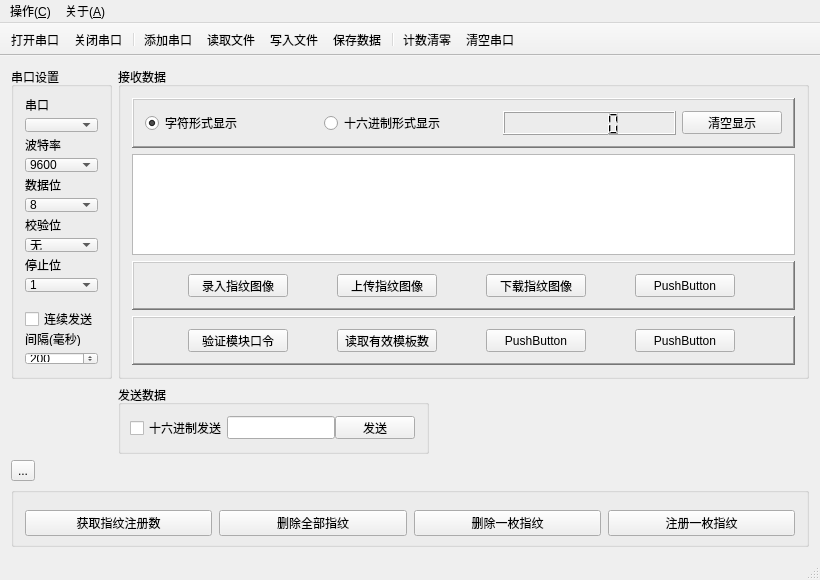
<?xml version="1.0" encoding="UTF-8"?>
<ui version="4.0">
 <class>MainWindow</class>
 <widget class="QMainWindow" name="MainWindow">
  <property name="enabled">
   <bool>true</bool>
  </property>
  <property name="geometry">
   <rect>
    <x>0</x>
    <y>0</y>
    <width>820</width>
    <height>580</height>
   </rect>
  </property>
  <property name="minimumSize">
   <size>
    <width>820</width>
    <height>580</height>
   </size>
  </property>
  <property name="font">
   <font>
    <family>Times New Roman</family>
    <pointsize>9</pointsize>
   </font>
  </property>
  <property name="cursor">
   <cursorShape>PointingHandCursor</cursorShape>
  </property>
  <property name="contextMenuPolicy">
   <enum>Qt::NoContextMenu</enum>
  </property>
  <property name="windowTitle">
   <string>HwFinger指纹模块调试助手V1.0</string>
  </property>
  <property name="styleSheet">
   <string notr="true">QDialog{background:rgb(229, 255, 239)}
QStatusBar{background:url(:/images/header.bmp)}
QPushButton{background:url(:/images/header.bmp)}
QLCDNumber{background:url(:/images/lcd.bmp)}








</string>
  </property>
  <property name="iconSize">
   <size>
    <width>16</width>
    <height>16</height>
   </size>
  </property>
  <property name="toolButtonStyle">
   <enum>Qt::ToolButtonTextBesideIcon</enum>
  </property>
  <property name="animated">
   <bool>true</bool>
  </property>
  <widget class="QWidget" name="centralWidget">
   <layout class="QFormLayout" name="formLayout">
    <item row="0" column="0">
     <widget class="QGroupBox" name="groupBox">
      <property name="styleSheet">
       <string notr="true"/>
      </property>
      <property name="title">
       <string>串口设置</string>
      </property>
      <property name="flat">
       <bool>false</bool>
      </property>
      <layout class="QGridLayout" name="gridLayout">
       <item row="0" column="0">
        <widget class="QLabel" name="label">
         <property name="sizePolicy">
          <sizepolicy hsizetype="Preferred" vsizetype="Fixed">
           <horstretch>0</horstretch>
           <verstretch>0</verstretch>
          </sizepolicy>
         </property>
         <property name="text">
          <string>串口</string>
         </property>
        </widget>
       </item>
       <item row="1" column="0" colspan="2">
        <widget class="QComboBox" name="portNameComboBox"/>
       </item>
       <item row="2" column="0" colspan="2">
        <widget class="QLabel" name="label_2">
         <property name="sizePolicy">
          <sizepolicy hsizetype="Preferred" vsizetype="Fixed">
           <horstretch>0</horstretch>
           <verstretch>0</verstretch>
          </sizepolicy>
         </property>
         <property name="text">
          <string>波特率</string>
         </property>
        </widget>
       </item>
       <item row="3" column="0" colspan="2">
        <widget class="QComboBox" name="baudRateComboBox">
         <property name="currentIndex">
          <number>12</number>
         </property>
         <item>
          <property name="text">
           <string>50</string>
          </property>
         </item>
         <item>
          <property name="text">
           <string>75</string>
          </property>
         </item>
         <item>
          <property name="text">
           <string>110</string>
          </property>
         </item>
         <item>
          <property name="text">
           <string>134</string>
          </property>
         </item>
         <item>
          <property name="text">
           <string>150</string>
          </property>
         </item>
         <item>
          <property name="text">
           <string>200</string>
          </property>
         </item>
         <item>
          <property name="text">
           <string>300</string>
          </property>
         </item>
         <item>
          <property name="text">
           <string>600</string>
          </property>
         </item>
         <item>
          <property name="text">
           <string>1200</string>
          </property>
         </item>
         <item>
          <property name="text">
           <string>1800</string>
          </property>
         </item>
         <item>
          <property name="text">
           <string>2400</string>
          </property>
         </item>
         <item>
          <property name="text">
           <string>4800</string>
          </property>
         </item>
         <item>
          <property name="text">
           <string>9600</string>
          </property>
         </item>
         <item>
          <property name="text">
           <string>14400</string>
          </property>
         </item>
         <item>
          <property name="text">
           <string>19200</string>
          </property>
         </item>
         <item>
          <property name="text">
           <string>38400</string>
          </property>
         </item>
         <item>
          <property name="text">
           <string>56000</string>
          </property>
         </item>
         <item>
          <property name="text">
           <string>57600</string>
          </property>
         </item>
         <item>
          <property name="text">
           <string>76800</string>
          </property>
         </item>
         <item>
          <property name="text">
           <string>115200</string>
          </property>
         </item>
         <item>
          <property name="text">
           <string>128000</string>
          </property>
         </item>
         <item>
          <property name="text">
           <string>256000</string>
          </property>
         </item>
        </widget>
       </item>
       <item row="4" column="0" colspan="2">
        <widget class="QLabel" name="label_3">
         <property name="sizePolicy">
          <sizepolicy hsizetype="Preferred" vsizetype="Fixed">
           <horstretch>0</horstretch>
           <verstretch>0</verstretch>
          </sizepolicy>
         </property>
         <property name="text">
          <string>数据位</string>
         </property>
        </widget>
       </item>
       <item row="5" column="0" colspan="2">
        <widget class="QComboBox" name="dataBitsComboBox">
         <property name="currentIndex">
          <number>3</number>
         </property>
         <item>
          <property name="text">
           <string>5</string>
          </property>
         </item>
         <item>
          <property name="text">
           <string>6</string>
          </property>
         </item>
         <item>
          <property name="text">
           <string>7</string>
          </property>
         </item>
         <item>
          <property name="text">
           <string>8</string>
          </property>
         </item>
        </widget>
       </item>
       <item row="6" column="0" colspan="2">
        <widget class="QLabel" name="label_4">
         <property name="sizePolicy">
          <sizepolicy hsizetype="Preferred" vsizetype="Fixed">
           <horstretch>0</horstretch>
           <verstretch>0</verstretch>
          </sizepolicy>
         </property>
         <property name="text">
          <string>校验位</string>
         </property>
        </widget>
       </item>
       <item row="7" column="0" colspan="2">
        <widget class="QComboBox" name="parityComboBox">
         <item>
          <property name="text">
           <string>无</string>
          </property>
         </item>
         <item>
          <property name="text">
           <string>奇</string>
          </property>
         </item>
         <item>
          <property name="text">
           <string>偶</string>
          </property>
         </item>
        </widget>
       </item>
       <item row="8" column="0" colspan="2">
        <widget class="QLabel" name="label_5">
         <property name="sizePolicy">
          <sizepolicy hsizetype="Preferred" vsizetype="Fixed">
           <horstretch>0</horstretch>
           <verstretch>0</verstretch>
          </sizepolicy>
         </property>
         <property name="text">
          <string>停止位</string>
         </property>
        </widget>
       </item>
       <item row="9" column="0" colspan="2">
        <widget class="QComboBox" name="stopBitsComboBox">
         <item>
          <property name="text">
           <string>1</string>
          </property>
         </item>
         <item>
          <property name="text">
           <string>1.5</string>
          </property>
         </item>
         <item>
          <property name="text">
           <string>2</string>
          </property>
         </item>
        </widget>
       </item>
       <item row="10" column="1">
        <spacer name="verticalSpacer">
         <property name="orientation">
          <enum>Qt::Vertical</enum>
         </property>
         <property name="sizeType">
          <enum>QSizePolicy::Fixed</enum>
         </property>
         <property name="sizeHint" stdset="0">
          <size>
           <width>20</width>
           <height>20</height>
          </size>
         </property>
        </spacer>
       </item>
       <item row="11" column="0" colspan="2">
        <widget class="QCheckBox" name="obocheckBox">
         <property name="text">
          <string>连续发送</string>
         </property>
        </widget>
       </item>
       <item row="12" column="0" colspan="2">
        <widget class="QLabel" name="label_6">
         <property name="sizePolicy">
          <sizepolicy hsizetype="Preferred" vsizetype="Fixed">
           <horstretch>0</horstretch>
           <verstretch>0</verstretch>
          </sizepolicy>
         </property>
         <property name="text">
          <string>间隔(毫秒)</string>
         </property>
        </widget>
       </item>
       <item row="13" column="0" colspan="2">
        <widget class="QSpinBox" name="delayspinBox">
         <property name="minimum">
          <number>10</number>
         </property>
         <property name="maximum">
          <number>5000</number>
         </property>
         <property name="value">
          <number>200</number>
         </property>
        </widget>
       </item>
      </layout>
     </widget>
    </item>
    <item row="1" column="1">
     <widget class="QGroupBox" name="groupBox_4">
      <property name="styleSheet">
       <string notr="true"/>
      </property>
      <property name="title">
       <string>发送数据</string>
      </property>
      <property name="flat">
       <bool>true</bool>
      </property>
      <layout class="QHBoxLayout" name="horizontalLayout_2">
       <property name="spacing">
        <number>0</number>
       </property>
       <property name="sizeConstraint">
        <enum>QLayout::SetFixedSize</enum>
       </property>
       <property name="leftMargin">
        <number>9</number>
       </property>
       <item>
        <widget class="QCheckBox" name="sendAsHexcheckBox">
         <property name="maximumSize">
          <size>
           <width>100</width>
           <height>16777215</height>
          </size>
         </property>
         <property name="toolTip">
          <string>&lt;html&gt;&lt;head/&gt;&lt;body&gt;&lt;p&gt;以十六进制方式发送数据（默认为字符方式）&lt;/p&gt;&lt;/body&gt;&lt;/html&gt;</string>
         </property>
         <property name="text">
          <string>十六进制发送</string>
         </property>
        </widget>
       </item>
       <item>
        <widget class="QLineEdit" name="sendMsgLineEdit">
         <property name="maximumSize">
          <size>
           <width>200</width>
           <height>23</height>
          </size>
         </property>
         <property name="maxLength">
          <number>10000</number>
         </property>
         <property name="dragEnabled">
          <bool>false</bool>
         </property>
        </widget>
       </item>
       <item>
        <widget class="QPushButton" name="sendmsgBtn">
         <property name="minimumSize">
          <size>
           <width>0</width>
           <height>23</height>
          </size>
         </property>
         <property name="maximumSize">
          <size>
           <width>100</width>
           <height>23</height>
          </size>
         </property>
         <property name="text">
          <string>发送</string>
         </property>
         <property name="icon">
          <iconset resource="images.qrc">
           <normaloff>:/images/send.png</normaloff>:/images/send.png</iconset>
         </property>
         <property name="autoDefault">
          <bool>false</bool>
         </property>
         <property name="default">
          <bool>false</bool>
         </property>
        </widget>
       </item>
      </layout>
     </widget>
    </item>
    <item row="2" column="0">
     <widget class="QToolButton" name="toolButton">
      <property name="text">
       <string>...</string>
      </property>
     </widget>
    </item>
    <item row="3" column="0" colspan="2">
     <widget class="QGroupBox" name="groupBox_3">
      <property name="sizePolicy">
       <sizepolicy hsizetype="Preferred" vsizetype="Fixed">
        <horstretch>0</horstretch>
        <verstretch>0</verstretch>
       </sizepolicy>
      </property>
      <property name="minimumSize">
       <size>
        <width>0</width>
        <height>60</height>
       </size>
      </property>
      <property name="maximumSize">
       <size>
        <width>16777215</width>
        <height>60</height>
       </size>
      </property>
      <property name="layoutDirection">
       <enum>Qt::LeftToRight</enum>
      </property>
      <property name="styleSheet">
       <string notr="true"/>
      </property>
      <property name="title">
       <string/>
      </property>
      <property name="flat">
       <bool>true</bool>
      </property>
      <layout class="QHBoxLayout" name="horizontalLayout_3">
       <property name="spacing">
        <number>7</number>
       </property>
       <property name="bottomMargin">
        <number>1</number>
       </property>
       <item>
        <widget class="QPushButton" name="Btn_GetNum">
         <property name="text">
          <string>获取指纹注册数</string>
         </property>
        </widget>
       </item>
       <item>
        <widget class="QPushButton" name="Btn_DelAll">
         <property name="text">
          <string>删除全部指纹</string>
         </property>
        </widget>
       </item>
       <item>
        <widget class="QPushButton" name="Btn_DelOne">
         <property name="text">
          <string>删除一枚指纹</string>
         </property>
        </widget>
       </item>
       <item>
        <widget class="QPushButton" name="Btn_EnrollOne">
         <property name="text">
          <string>注册一枚指纹</string>
         </property>
        </widget>
       </item>
      </layout>
     </widget>
    </item>
    <item row="0" column="1">
     <widget class="QGroupBox" name="groupBox_2">
      <property name="styleSheet">
       <string notr="true"/>
      </property>
      <property name="title">
       <string>接收数据</string>
      </property>
      <property name="flat">
       <bool>true</bool>
      </property>
      <layout class="QVBoxLayout" name="verticalLayout_2">
       <item>
        <widget class="QFrame" name="frame_3">
         <property name="layoutDirection">
          <enum>Qt::LeftToRight</enum>
         </property>
         <property name="styleSheet">
          <string notr="true"/>
         </property>
         <property name="frameShape">
          <enum>QFrame::WinPanel</enum>
         </property>
         <property name="frameShadow">
          <enum>QFrame::Raised</enum>
         </property>
         <property name="lineWidth">
          <number>1</number>
         </property>
         <property name="midLineWidth">
          <number>0</number>
         </property>
         <layout class="QGridLayout" name="gridLayout_2">
          <item row="0" column="3">
           <widget class="QPushButton" name="clearUpBtn">
            <property name="minimumSize">
             <size>
              <width>0</width>
              <height>23</height>
             </size>
            </property>
            <property name="maximumSize">
             <size>
              <width>100</width>
              <height>23</height>
             </size>
            </property>
            <property name="text">
             <string>清空显示</string>
            </property>
            <property name="icon">
             <iconset resource="images.qrc">
              <normaloff>:/images/edit-clear.png</normaloff>:/images/edit-clear.png</iconset>
            </property>
           </widget>
          </item>
          <item row="0" column="0">
           <widget class="QRadioButton" name="ccradioButton">
            <property name="toolTip">
             <string>&lt;html&gt;&lt;head/&gt;&lt;body&gt;&lt;p&gt;以字符方式显示数据&lt;/p&gt;&lt;/body&gt;&lt;/html&gt;</string>
            </property>
            <property name="text">
             <string>字符形式显示</string>
            </property>
            <property name="checked">
             <bool>true</bool>
            </property>
           </widget>
          </item>
          <item row="0" column="2">
           <widget class="QLCDNumber" name="recvbyteslcdNumber">
            <property name="sizePolicy">
             <sizepolicy hsizetype="Preferred" vsizetype="Minimum">
              <horstretch>0</horstretch>
              <verstretch>0</verstretch>
             </sizepolicy>
            </property>
            <property name="toolTip">
             <string>已接收字节数</string>
            </property>
            <property name="styleSheet">
             <string notr="true"/>
            </property>
           </widget>
          </item>
          <item row="0" column="1">
           <widget class="QRadioButton" name="chradioButton">
            <property name="toolTip">
             <string>&lt;html&gt;&lt;head/&gt;&lt;body&gt;&lt;p&gt;以十六进制方式显示数据&lt;/p&gt;&lt;/body&gt;&lt;/html&gt;</string>
            </property>
            <property name="text">
             <string>十六进制形式显示</string>
            </property>
           </widget>
          </item>
         </layout>
        </widget>
       </item>
       <item>
        <widget class="QTextBrowser" name="textBrowser"/>
       </item>
       <item>
        <widget class="QFrame" name="gridFrame_2">
         <property name="minimumSize">
          <size>
           <width>0</width>
           <height>0</height>
          </size>
         </property>
         <property name="maximumSize">
          <size>
           <width>16777215</width>
           <height>16777215</height>
          </size>
         </property>
         <property name="frameShape">
          <enum>QFrame::WinPanel</enum>
         </property>
         <property name="frameShadow">
          <enum>QFrame::Raised</enum>
         </property>
         <layout class="QGridLayout" name="gridLayout_5">
          <item row="1" column="1">
           <widget class="QPushButton" name="pushButton_5">
            <property name="minimumSize">
             <size>
              <width>0</width>
              <height>23</height>
             </size>
            </property>
            <property name="maximumSize">
             <size>
              <width>100</width>
              <height>23</height>
             </size>
            </property>
            <property name="text">
             <string>上传指纹图像</string>
            </property>
           </widget>
          </item>
          <item row="1" column="0">
           <widget class="QPushButton" name="pushButton">
            <property name="minimumSize">
             <size>
              <width>0</width>
              <height>23</height>
             </size>
            </property>
            <property name="maximumSize">
             <size>
              <width>100</width>
              <height>23</height>
             </size>
            </property>
            <property name="text">
             <string>录入指纹图像</string>
            </property>
           </widget>
          </item>
          <item row="1" column="3">
           <widget class="QPushButton" name="pushButton_2">
            <property name="minimumSize">
             <size>
              <width>0</width>
              <height>23</height>
             </size>
            </property>
            <property name="maximumSize">
             <size>
              <width>100</width>
              <height>23</height>
             </size>
            </property>
            <property name="text">
             <string>PushButton</string>
            </property>
           </widget>
          </item>
          <item row="1" column="2">
           <widget class="QPushButton" name="pushButton_6">
            <property name="minimumSize">
             <size>
              <width>0</width>
              <height>23</height>
             </size>
            </property>
            <property name="maximumSize">
             <size>
              <width>100</width>
              <height>23</height>
             </size>
            </property>
            <property name="text">
             <string>下载指纹图像</string>
            </property>
           </widget>
          </item>
         </layout>
        </widget>
       </item>
       <item>
        <widget class="QFrame" name="gridFrame">
         <property name="minimumSize">
          <size>
           <width>0</width>
           <height>0</height>
          </size>
         </property>
         <property name="maximumSize">
          <size>
           <width>16777215</width>
           <height>16777215</height>
          </size>
         </property>
         <property name="toolTip">
          <string/>
         </property>
         <property name="frameShape">
          <enum>QFrame::WinPanel</enum>
         </property>
         <property name="frameShadow">
          <enum>QFrame::Raised</enum>
         </property>
         <layout class="QGridLayout" name="gridLayout_4">
          <item row="5" column="3">
           <widget class="QPushButton" name="pushButton_3">
            <property name="minimumSize">
             <size>
              <width>0</width>
              <height>23</height>
             </size>
            </property>
            <property name="maximumSize">
             <size>
              <width>100</width>
              <height>23</height>
             </size>
            </property>
            <property name="text">
             <string>PushButton</string>
            </property>
           </widget>
          </item>
          <item row="5" column="1">
           <widget class="QPushButton" name="Btn_VfyPwd">
            <property name="minimumSize">
             <size>
              <width>0</width>
              <height>23</height>
             </size>
            </property>
            <property name="maximumSize">
             <size>
              <width>100</width>
              <height>23</height>
             </size>
            </property>
            <property name="text">
             <string>验证模块口令</string>
            </property>
           </widget>
          </item>
          <item row="5" column="2">
           <widget class="QPushButton" name="Btn_GetTemplateNum">
            <property name="minimumSize">
             <size>
              <width>0</width>
              <height>23</height>
             </size>
            </property>
            <property name="maximumSize">
             <size>
              <width>100</width>
              <height>23</height>
             </size>
            </property>
            <property name="text">
             <string>读取有效模板数</string>
            </property>
           </widget>
          </item>
          <item row="5" column="4">
           <widget class="QPushButton" name="pushButton_4">
            <property name="minimumSize">
             <size>
              <width>0</width>
              <height>23</height>
             </size>
            </property>
            <property name="maximumSize">
             <size>
              <width>100</width>
              <height>23</height>
             </size>
            </property>
            <property name="text">
             <string>PushButton</string>
            </property>
           </widget>
          </item>
         </layout>
        </widget>
       </item>
      </layout>
     </widget>
    </item>
   </layout>
  </widget>
  <widget class="QMenuBar" name="menuBar">
   <property name="geometry">
    <rect>
     <x>0</x>
     <y>0</y>
     <width>820</width>
     <height>19</height>
    </rect>
   </property>
   <widget class="QMenu" name="menu">
    <property name="title">
     <string>操作(&amp;C)</string>
    </property>
    <addaction name="actionAdd"/>
    <addaction name="separator"/>
    <addaction name="actionOpen"/>
    <addaction name="actionClose"/>
    <addaction name="separator"/>
    <addaction name="actionSave"/>
    <addaction name="actionLoadfile"/>
    <addaction name="actionWriteToFile"/>
    <addaction name="separator"/>
    <addaction name="actionClearBytes"/>
    <addaction name="actionCleanPort"/>
    <addaction name="separator"/>
    <addaction name="actionExit"/>
   </widget>
   <widget class="QMenu" name="menu_2">
    <property name="title">
     <string>关于(&amp;A)</string>
    </property>
    <addaction name="actionAbout"/>
   </widget>
   <addaction name="menu"/>
   <addaction name="menu_2"/>
  </widget>
  <widget class="QToolBar" name="mainToolBar">
   <property name="sizePolicy">
    <sizepolicy hsizetype="Preferred" vsizetype="Fixed">
     <horstretch>0</horstretch>
     <verstretch>0</verstretch>
    </sizepolicy>
   </property>
   <property name="minimumSize">
    <size>
     <width>0</width>
     <height>0</height>
    </size>
   </property>
   <property name="maximumSize">
    <size>
     <width>16777215</width>
     <height>55</height>
    </size>
   </property>
   <property name="font">
    <font>
     <pointsize>9</pointsize>
    </font>
   </property>
   <property name="cursor">
    <cursorShape>PointingHandCursor</cursorShape>
   </property>
   <property name="focusPolicy">
    <enum>Qt::StrongFocus</enum>
   </property>
   <property name="contextMenuPolicy">
    <enum>Qt::NoContextMenu</enum>
   </property>
   <property name="movable">
    <bool>false</bool>
   </property>
   <property name="allowedAreas">
    <set>Qt::NoToolBarArea</set>
   </property>
   <property name="iconSize">
    <size>
     <width>20</width>
     <height>20</height>
    </size>
   </property>
   <property name="floatable">
    <bool>true</bool>
   </property>
   <attribute name="toolBarArea">
    <enum>TopToolBarArea</enum>
   </attribute>
   <attribute name="toolBarBreak">
    <bool>false</bool>
   </attribute>
   <addaction name="actionOpen"/>
   <addaction name="actionClose"/>
   <addaction name="separator"/>
   <addaction name="actionAdd"/>
   <addaction name="actionLoadfile"/>
   <addaction name="actionWriteToFile"/>
   <addaction name="actionSave"/>
   <addaction name="separator"/>
   <addaction name="actionClearBytes"/>
   <addaction name="actionCleanPort"/>
  </widget>
  <widget class="QStatusBar" name="statusBar"/>
  <action name="actionAdd">
   <property name="checkable">
    <bool>false</bool>
   </property>
   <property name="icon">
    <iconset resource="images.qrc">
     <normaloff>:/images/add.png</normaloff>:/images/add.png</iconset>
   </property>
   <property name="text">
    <string>添加串口</string>
   </property>
   <property name="toolTip">
    <string>添加串口设备文件</string>
   </property>
   <property name="statusTip">
    <string>添加串口设备文件</string>
   </property>
  </action>
  <action name="actionOpen">
   <property name="icon">
    <iconset resource="images.qrc">
     <normaloff>:/images/open.png</normaloff>:/images/open.png</iconset>
   </property>
   <property name="text">
    <string>打开串口</string>
   </property>
   <property name="statusTip">
    <string>打开串口</string>
   </property>
  </action>
  <action name="actionClose">
   <property name="icon">
    <iconset resource="images.qrc">
     <normaloff>:/images/stop.png</normaloff>:/images/stop.png</iconset>
   </property>
   <property name="text">
    <string>关闭串口</string>
   </property>
   <property name="statusTip">
    <string>关闭串口</string>
   </property>
  </action>
  <action name="actionExit">
   <property name="icon">
    <iconset resource="images.qrc">
     <normaloff>:/images/exit.png</normaloff>:/images/exit.png</iconset>
   </property>
   <property name="text">
    <string>退出程序</string>
   </property>
   <property name="statusTip">
    <string>退出程序</string>
   </property>
  </action>
  <action name="actionAbout">
   <property name="icon">
    <iconset resource="images.qrc">
     <normaloff>:/images/mesage.png</normaloff>:/images/mesage.png</iconset>
   </property>
   <property name="text">
    <string>关于HwFinger</string>
   </property>
   <property name="statusTip">
    <string>关于HwFinger</string>
   </property>
  </action>
  <action name="actionSave">
   <property name="icon">
    <iconset resource="images.qrc">
     <normaloff>:/images/save.png</normaloff>:/images/save.png</iconset>
   </property>
   <property name="text">
    <string>保存数据</string>
   </property>
   <property name="toolTip">
    <string>保存收发框内的数据</string>
   </property>
   <property name="statusTip">
    <string>保存收发框内的数据</string>
   </property>
  </action>
  <action name="actionClearBytes">
   <property name="icon">
    <iconset resource="images.qrc">
     <normaloff>:/images/clearbytes.png</normaloff>:/images/clearbytes.png</iconset>
   </property>
   <property name="text">
    <string>计数清零</string>
   </property>
   <property name="toolTip">
    <string>清零已收到的字节数</string>
   </property>
   <property name="statusTip">
    <string>清零已收到的字节数</string>
   </property>
  </action>
  <action name="actionLoadfile">
   <property name="icon">
    <iconset resource="images.qrc">
     <normaloff>:/images/loadfile.png</normaloff>:/images/loadfile.png</iconset>
   </property>
   <property name="text">
    <string>读取文件</string>
   </property>
   <property name="toolTip">
    <string>载入外部文件作为发送内容</string>
   </property>
   <property name="statusTip">
    <string>载入外部文件作为发送内容</string>
   </property>
  </action>
  <action name="actionCleanPort">
   <property name="icon">
    <iconset resource="images.qrc">
     <normaloff>:/images/cleanport.png</normaloff>:/images/cleanport.png</iconset>
   </property>
   <property name="text">
    <string>清空串口</string>
   </property>
   <property name="toolTip">
    <string>清空串口中I/O数据</string>
   </property>
   <property name="statusTip">
    <string>清空串口中I/O数据</string>
   </property>
  </action>
  <action name="actionWriteToFile">
   <property name="checkable">
    <bool>true</bool>
   </property>
   <property name="icon">
    <iconset resource="images.qrc">
     <normaloff>:/images/write2file.png</normaloff>:/images/write2file.png</iconset>
   </property>
   <property name="text">
    <string>写入文件</string>
   </property>
   <property name="toolTip">
    <string>将读取数据写入到文件</string>
   </property>
   <property name="statusTip">
    <string>将读取数据写入到文件</string>
   </property>
  </action>
 </widget>
 <layoutdefault spacing="6" margin="11"/>
 <resources>
  <include location="images.qrc"/>
 </resources>
 <connections/>
</ui>
